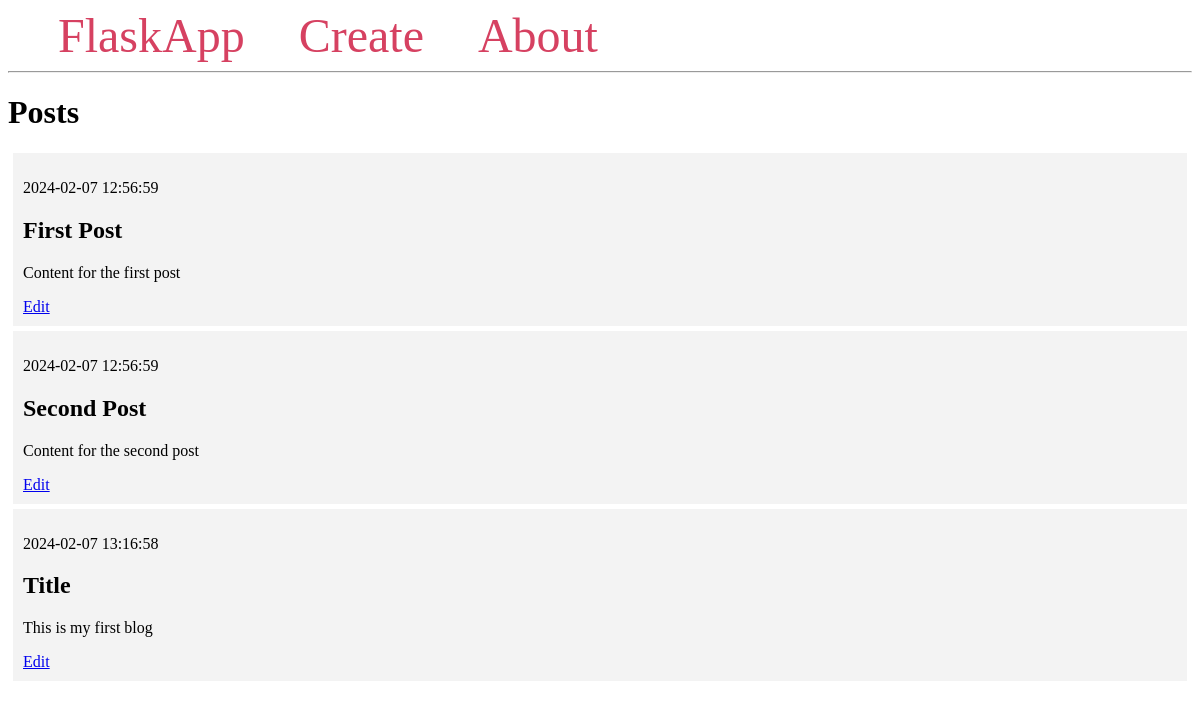
Before: / with the older database file.
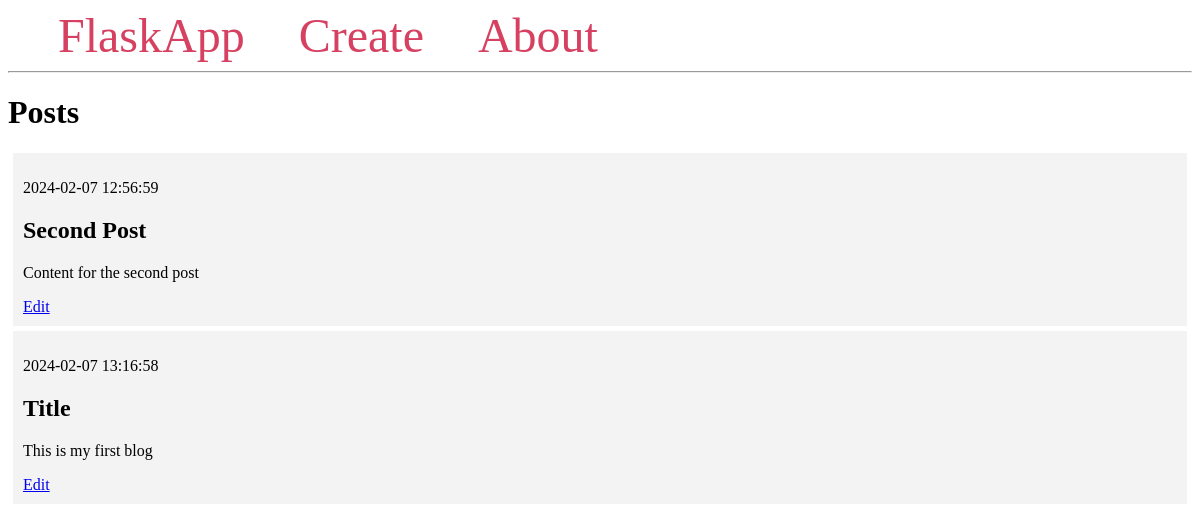
After: the same page with the newer database file.
### tables this page shows
CREATE TABLE posts (
    id INTEGER PRIMARY KEY AUTOINCREMENT,
    created TIMESTAMP NOT NULL DEFAULT CURRENT_TIMESTAMP,
    title TEXT NOT NULL,
    content TEXT NOT NULL
);

### app.py (the view)
@app.route('/')
def index():
    conn = get_db_connection()
    posts = conn.execute('SELECT * FROM posts').fetchall()
    conn.close()
    return render_template('index.html', posts=posts)

### app.py (called while the page is built)
def get_db_connection():
    conn = sqlite3.connect('database.db')
    conn.row_factory = sqlite3.Row
    return conn

### templates/index.html
{% extends 'base.html' %}
{% block content%}
    <h1>{% block title %} Posts {%endblock%}</h1>
    {% for post in posts %}
        <div class="post">
            <p>{{ post['created'] }}</p>
            <h2>{{ post['title'] }}</h2>
            <p>{{ post['content'] }}</p>
            <a href=" {{ url_for('edit', id = post['id']) }}">Edit</a>
        </div>
    {%endfor%}
{%endblock%}

### templates/base.html (shortened to what this page needs)
<!DOCTYPE html>
<html lang="en">
<head>
</head>
<body>
    <nav>
        <a href="{{ url_for('index') }}">FlaskApp</a>
        <a href="{{ url_for('create') }}">Create</a>
        <a href="#">About</a>
    </nav>
    <hr>
    <div class="content">
        {% block content %} {% endblock %}
    </div>
</body>

### templates/base.html (style rules this page uses)
.post { padding: 10px; margin: 5px; background-color: #f3f3f3 }
nav a { color: #d64161; font-size: 3em; margin-left: 50px; text-decoration: none; }

Changed rows visible on the page:
removed posts: created "2024-02-07 12:56:59", title "First Post", content "Content for the first post"
